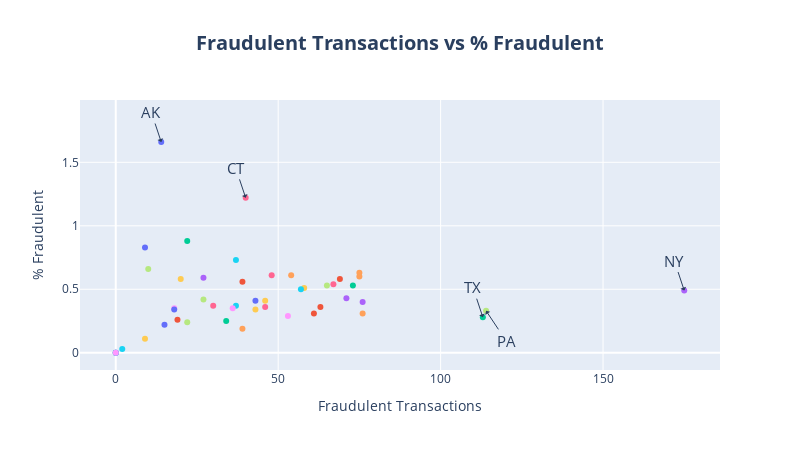

Notebook cell for this chart:
### Markdown cell above
Finally, a scatter plot was created, allowing us to see a combination of both maps' findings.

### Code cell
# Create a Scatterplot to show the comparison between the results of both maps
scatter = px.scatter(x= merge_fraud["fraud_trans"],
                  y= merge_fraud["percent"],
                  color= merge_fraud["state"],
                  labels={"x": "Fraudulent Transactions", "y" : "% Fraudulent", "color": "State"},
                  title= "<b>Fraudulent Transactions vs % Fraudulent",
                  width=800,
                  height=450          
)
scatter.update_layout(title_font_size=20,
                  title_x=0.5
                  )
marker_indices = [0, 6, 33,42]
for i in marker_indices:
    scatter.add_annotation(x=merge_fraud["fraud_trans"][i],
                           y=merge_fraud["percent"][i],
                           text=merge_fraud["state"][i],
                           showarrow= True,
                           arrowhead=1,
                           font=dict(size=15))
scatter.add_annotation(x=merge_fraud["fraud_trans"][37],
                           y=merge_fraud["percent"][37],
                           text=merge_fraud["state"][37],
                           showarrow= True,
                           arrowhead=1,
                           font=dict(size=15),
                           ay=30,
                           ax=20)
scatter.update_traces(showlegend=False)
scatter.show()

### Figure 1 — Plotly figure (JSON) as saved in the notebook; plotly's stock layout.template omitted (floating-point values rounded to 4 significant figures)
{"data": [{"hovertemplate": "State=AK<br>Fraudulent Transactions=%{x}<br>% Fraudulent=%{y}<extra></extra>", "legendgroup": "AK", "marker": {"color": "#636efa", "symbol": "circle"}, "mode": "markers", "name": "AK", "orientation": "v", "showlegend": false, "type": "scatter", "x": [14], "xaxis": "x", "y": [1.66], "yaxis": "y"}, {"hovertemplate": "State=AL<br>Fraudulent Transactions=%{x}<br>% Fraudulent=%{y}<extra></extra>", "legendgroup": "AL", "marker": {"color": "#EF553B", "symbol": "circle"}, "mode": "markers", "name": "AL", "orientation": "v", "showlegend": false, "type": "scatter", "x": [63], "xaxis": "x", "y": [0.36], "yaxis": "y"}, {"hovertemplate": "State=AR<br>Fraudulent Transactions=%{x}<br>% Fraudulent=%{y}<extra></extra>", "legendgroup": "AR", "marker": {"color": "#00cc96", "symbol": "circle"}, "mode": "markers", "name": "AR", "orientation": "v", "showlegend": false, "type": "scatter", "x": [34], "xaxis": "x", "y": [0.25], "yaxis": "y"}, {"hovertemplate": "State=AZ<br>Fraudulent Transactions=%{x}<br>% Fraudulent=%{y}<extra></extra>", "legendgroup": "AZ", "marker": {"color": "#ab63fa", "symbol": "circle"}, "mode": "markers", "name": "AZ", "orientation": "v", "showlegend": false, "type": "scatter", "x": [27], "xaxis": "x", "y": [0.59], "yaxis": "y"}, {"hovertemplate": "State=CA<br>Fraudulent Transactions=%{x}<br>% Fraudulent=%{y}<extra></extra>", "legendgroup": "CA", "marker": {"color": "#FFA15A", "symbol": "circle"}, "mode": "markers", "name": "CA", "orientation": "v", "showlegend": false, "type": "scatter", "x": [76], "xaxis": "x", "y": [0.31], "yaxis": "y"}, {"hovertemplate": "State=CO<br>Fraudulent Transactions=%{x}<br>% Fraudulent=%{y}<extra></extra>", "legendgroup": "CO", "marker": {"color": "#19d3f3", "symbol": "circle"}, "mode": "markers", "name": "CO", "orientation": "v", "showlegend": false, "type": "scatter", "x": [2], "xaxis": "x", "y": [0.03], "yaxis": "y"}, {"hovertemplate": "State=CT<br>Fraudulent Transactions=%{x}<br>% Fraudulent=%{y}<extra></extra>", "legendgroup": "CT", "marker": {"color": "#FF6692", "symbol": "circle"}, "mode": "markers", "name": "CT", "orientation": "v", "showlegend": false, "type": "scatter", "x": [40], "xaxis": "x", "y": [1.22], "yaxis": "y"}, {"hovertemplate": "State=DC<br>Fraudulent Transactions=%{x}<br>% Fraudulent=%{y}<extra></extra>", "legendgroup": "DC", "marker": {"color": "#B6E880", "symbol": "circle"}, "mode": "markers", "name": "DC", "orientation": "v", "showlegend": false, "type": "scatter", "x": [10], "xaxis": "x", "y": [0.66], "yaxis": "y"}, {"hovertemplate": "State=FL<br>Fraudulent Transactions=%{x}<br>% Fraudulent=%{y}<extra></extra>", "legendgroup": "FL", "marker": {"color": "#FF97FF", "symbol": "circle"}, "mode": "markers", "name": "FL", "orientation": "v", "showlegend": false, "type": "scatter", "x": [53], "xaxis": "x", "y": [0.29], "yaxis": "y"}, {"hovertemplate": "State=GA<br>Fraudulent Transactions=%{x}<br>% Fraudulent=%{y}<extra></extra>", "legendgroup": "GA", "marker": {"color": "#FECB52", "symbol": "circle"}, "mode": "markers", "name": "GA", "orientation": "v", "showlegend": false, "type": "scatter", "x": [58], "xaxis": "x", "y": [0.51], "yaxis": "y"}, {"hovertemplate": "State=HI<br>Fraudulent Transactions=%{x}<br>% Fraudulent=%{y}<extra></extra>", "legendgroup": "HI", "marker": {"color": "#636efa", "symbol": "circle"}, "mode": "markers", "name": "HI", "orientation": "v", "showlegend": false, "type": "scatter", "x": [9], "xaxis": "x", "y": [0.83], "yaxis": "y"}, {"hovertemplate": "State=IA<br>Fraudulent Transactions=%{x}<br>% Fraudulent=%{y}<extra></extra>", "legendgroup": "IA", "marker": {"color": "#EF553B", "symbol": "circle"}, "mode": "markers", "name": "IA", "orientation": "v", "showlegend": false, "type": "scatter", "x": [69], "xaxis": "x", "y": [0.58], "yaxis": "y"}, {"hovertemplate": "State=ID<br>Fraudulent Transactions=%{x}<br>% Fraudulent=%{y}<extra></extra>", "legendgroup": "ID", "marker": {"color": "#00cc96", "symbol": "circle"}, "mode": "markers", "name": "ID", "orientation": "v", "showlegend": false, "type": "scatter", "x": [22], "xaxis": "x", "y": [0.88], "yaxis": "y"}, {"hovertemplate": "State=IL<br>Fraudulent Transactions=%{x}<br>% Fraudulent=%{y}<extra></extra>", "legendgroup": "IL", "marker": {"color": "#ab63fa", "symbol": "circle"}, "mode": "markers", "name": "IL", "orientation": "v", "showlegend": false, "type": "scatter", "x": [76], "xaxis": "x", "y": [0.4], "yaxis": "y"}, {"hovertemplate": "State=IN<br>Fraudulent Transactions=%{x}<br>% Fraudulent=%{y}<extra></extra>", "legendgroup": "IN", "marker": {"color": "#FFA15A", "symbol": "circle"}, "mode": "markers", "name": "IN", "orientation": "v", "showlegend": false, "type": "scatter", "x": [75], "xaxis": "x", "y": [0.63], "yaxis": "y"}, {"hovertemplate": "State=KS<br>Fraudulent Transactions=%{x}<br>% Fraudulent=%{y}<extra></extra>", "legendgroup": "KS", "marker": {"color": "#19d3f3", "symbol": "circle"}, "mode": "markers", "name": "KS", "orientation": "v", "showlegend": false, "type": "scatter", "x": [37], "xaxis": "x", "y": [0.37], "yaxis": "y"}, {"hovertemplate": "State=KY<br>Fraudulent Transactions=%{x}<br>% Fraudulent=%{y}<extra></extra>", "legendgroup": "KY", "marker": {"color": "#FF6692", "symbol": "circle"}, "mode": "markers", "name": "KY", "orientation": "v", "showlegend": false, "type": "scatter", "x": [67], "xaxis": "x", "y": [0.54], "yaxis": "y"}, {"hovertemplate": "State=LA<br>Fraudulent Transactions=%{x}<br>% Fraudulent=%{y}<extra></extra>", "legendgroup": "LA", "marker": {"color": "#B6E880", "symbol": "circle"}, "mode": "markers", "name": "LA", "orientation": "v", "showlegend": false, "type": "scatter", "x": [22], "xaxis": "x", "y": [0.24], "yaxis": "y"}, {"hovertemplate": "State=MA<br>Fraudulent Transactions=%{x}<br>% Fraudulent=%{y}<extra></extra>", "legendgroup": "MA", "marker": {"color": "#FF97FF", "symbol": "circle"}, "mode": "markers", "name": "MA", "orientation": "v", "showlegend": false, "type": "scatter", "x": [18], "xaxis": "x", "y": [0.35], "yaxis": "y"}, {"hovertemplate": "State=MD<br>Fraudulent Transactions=%{x}<br>% Fraudulent=%{y}<extra></extra>", "legendgroup": "MD", "marker": {"color": "#FECB52", "symbol": "circle"}, "mode": "markers", "name": "MD", "orientation": "v", "showlegend": false, "type": "scatter", "x": [46], "xaxis": "x", "y": [0.41], "yaxis": "y"}, {"hovertemplate": "State=ME<br>Fraudulent Transactions=%{x}<br>% Fraudulent=%{y}<extra></extra>", "legendgroup": "ME", "marker": {"color": "#636efa", "symbol": "circle"}, "mode": "markers", "name": "ME", "orientation": "v", "showlegend": false, "type": "scatter", "x": [15], "xaxis": "x", "y": [0.22], "yaxis": "y"}, {"hovertemplate": "State=MI<br>Fraudulent Transactions=%{x}<br>% Fraudulent=%{y}<extra></extra>", "legendgroup": "MI", "marker": {"color": "#EF553B", "symbol": "circle"}, "mode": "markers", "name": "MI", "orientation": "v", "showlegend": false, "type": "scatter", "x": [61], "xaxis": "x", "y": [0.31], "yaxis": "y"}, {"hovertemplate": "State=MN<br>Fraudulent Transactions=%{x}<br>% Fraudulent=%{y}<extra></extra>", "legendgroup": "MN", "marker": {"color": "#00cc96", "symbol": "circle"}, "mode": "markers", "name": "MN", "orientation": "v", "showlegend": false, "type": "scatter", "x": [73], "xaxis": "x", "y": [0.53], "yaxis": "y"}, {"hovertemplate": "State=MO<br>Fraudulent Transactions=%{x}<br>% Fraudulent=%{y}<extra></extra>", "legendgroup": "MO", "marker": {"color": "#ab63fa", "symbol": "circle"}, "mode": "markers", "name": "MO", "orientation": "v", "showlegend": false, "type": "scatter", "x": [71], "xaxis": "x", "y": [0.43], "yaxis": "y"}, {"hovertemplate": "State=MS<br>Fraudulent Transactions=%{x}<br>% Fraudulent=%{y}<extra></extra>", "legendgroup": "MS", "marker": {"color": "#FFA15A", "symbol": "circle"}, "mode": "markers", "name": "MS", "orientation": "v", "showlegend": false, "type": "scatter", "x": [54], "xaxis": "x", "y": [0.61], "yaxis": "y"}, {"hovertemplate": "State=MT<br>Fraudulent Transactions=%{x}<br>% Fraudulent=%{y}<extra></extra>", "legendgroup": "MT", "marker": {"color": "#19d3f3", "symbol": "circle"}, "mode": "markers", "name": "MT", "orientation": "v", "showlegend": false, "type": "scatter", "x": [37], "xaxis": "x", "y": [0.73], "yaxis": "y"}, {"hovertemplate": "State=NC<br>Fraudulent Transactions=%{x}<br>% Fraudulent=%{y}<extra></extra>", "legendgroup": "NC", "marker": {"color": "#FF6692", "symbol": "circle"}, "mode": "markers", "name": "NC", "orientation": "v", "showlegend": false, "type": "scatter", "x": [46], "xaxis": "x", "y": [0.36], "yaxis": "y"}, {"hovertemplate": "State=ND<br>Fraudulent Transactions=%{x}<br>% Fraudulent=%{y}<extra></extra>", "legendgroup": "ND", "marker": {"color": "#B6E880", "symbol": "circle"}, "mode": "markers", "name": "ND", "orientation": "v", "showlegend": false, "type": "scatter", "x": [27], "xaxis": "x", "y": [0.42], "yaxis": "y"}, {"hovertemplate": "State=NE<br>Fraudulent Transactions=%{x}<br>% Fraudulent=%{y}<extra></extra>", "legendgroup": "NE", "marker": {"color": "#FF97FF", "symbol": "circle"}, "mode": "markers", "name": "NE", "orientation": "v", "showlegend": false, "type": "scatter", "x": [36], "xaxis": "x", "y": [0.35], "yaxis": "y"}, {"hovertemplate": "State=NH<br>Fraudulent Transactions=%{x}<br>% Fraudulent=%{y}<extra></extra>", "legendgroup": "NH", "marker": {"color": "#FECB52", "symbol": "circle"}, "mode": "markers", "name": "NH", "orientation": "v", "showlegend": false, "type": "scatter", "x": [20], "xaxis": "x", "y": [0.58], "yaxis": "y"}, {"hovertemplate": "State=NJ<br>Fraudulent Transactions=%{x}<br>% Fraudulent=%{y}<extra></extra>", "legendgroup": "NJ", "marker": {"color": "#636efa", "symbol": "circle"}, "mode": "markers", "name": "NJ", "orientation": "v", "showlegend": false, "type": "scatter", "x": [43], "xaxis": "x", "y": [0.41], "yaxis": "y"}, {"hovertemplate": "State=NM<br>Fraudulent Transactions=%{x}<br>% Fraudulent=%{y}<extra></extra>", "legendgroup": "NM", "marker": {"color": "#EF553B", "symbol": "circle"}, "mode": "markers", "name": "NM", "orientation": "v", "showlegend": false, "type": "scatter", "x": [39], "xaxis": "x", "y": [0.56], "yaxis": "y"}, {"hovertemplate": "State=NV<br>Fraudulent Transactions=%{x}<br>% Fraudulent=%{y}<extra></extra>", "legendgroup": "NV", "marker": {"color": "#00cc96", "symbol": "circle"}, "mode": "markers", "name": "NV", "orientation": "v", "showlegend": false, "type": "scatter", "x": [0], "xaxis": "x", "y": [0], "yaxis": "y"}, {"hovertemplate": "State=NY<br>Fraudulent Transactions=%{x}<br>% Fraudulent=%{y}<extra></extra>", "legendgroup": "NY", "marker": {"color": "#ab63fa", "symbol": "circle"}, "mode": "markers", "name": "NY", "orientation": "v", "showlegend": false, "type": "scatter", "x": [175], "xaxis": "x", "y": [0.49], "yaxis": "y"}, {"hovertemplate": "State=OH<br>Fraudulent Transactions=%{x}<br>% Fraudulent=%{y}<extra></extra>", "legendgroup": "OH", "marker": {"color": "#FFA15A", "symbol": "circle"}, "mode": "markers", "name": "OH", "orientation": "v", "showlegend": false, "type": "scatter", "x": [39], "xaxis": "x", "y": [0.19], "yaxis": "y"}, {"hovertemplate": "State=OK<br>Fraudulent Transactions=%{x}<br>% Fraudulent=%{y}<extra></extra>", "legendgroup": "OK", "marker": {"color": "#19d3f3", "symbol": "circle"}, "mode": "markers", "name": "OK", "orientation": "v", "showlegend": false, "type": "scatter", "x": [57], "xaxis": "x", "y": [0.5], "yaxis": "y"}, {"hovertemplate": "State=OR<br>Fraudulent Transactions=%{x}<br>% Fraudulent=%{y}<extra></extra>", "legendgroup": "OR", "marker": {"color": "#FF6692", "symbol": "circle"}, "mode": "markers", "name": "OR", "orientation": "v", "showlegend": false, "type": "scatter", "x": [48], "xaxis": "x", "y": [0.61], "yaxis": "y"}, {"hovertemplate": "State=PA<br>Fraudulent Transactions=%{x}<br>% Fraudulent=%{y}<extra></extra>", "legendgroup": "PA", "marker": {"color": "#B6E880", "symbol": "circle"}, "mode": "markers", "name": "PA", "orientation": "v", "showlegend": false, "type": "scatter", "x": [114], "xaxis": "x", "y": [0.33], "yaxis": "y"}, {"hovertemplate": "State=RI<br>Fraudulent Transactions=%{x}<br>% Fraudulent=%{y}<extra></extra>", "legendgroup": "RI", "marker": {"color": "#FF97FF", "symbol": "circle"}, "mode": "markers", "name": "RI", "orientation": "v", "showlegend": false, "type": "scatter", "x": [0], "xaxis": "x", "y": [0], "yaxis": "y"}, {"hovertemplate": "State=SC<br>Fraudulent Transactions=%{x}<br>% Fraudulent=%{y}<extra></extra>", "legendgroup": "SC", "marker": {"color": "#FECB52", "symbol": "circle"}, "mode": "markers", "name": "SC", "orientation": "v", "showlegend": false, "type": "scatter", "x": [43], "xaxis": "x", "y": [0.34], "yaxis": "y"}, {"hovertemplate": "State=SD<br>Fraudulent Transactions=%{x}<br>% Fraudulent=%{y}<extra></extra>", "legendgroup": "SD", "marker": {"color": "#636efa", "symbol": "circle"}, "mode": "markers", "name": "SD", "orientation": "v", "showlegend": false, "type": "scatter", "x": [18], "xaxis": "x", "y": [0.34], "yaxis": "y"}, {"hovertemplate": "State=TN<br>Fraudulent Transactions=%{x}<br>% Fraudulent=%{y}<extra></extra>", "legendgroup": "TN", "marker": {"color": "#EF553B", "symbol": "circle"}, "mode": "markers", "name": "TN", "orientation": "v", "showlegend": false, "type": "scatter", "x": [19], "xaxis": "x", "y": [0.26], "yaxis": "y"}, {"hovertemplate": "State=TX<br>Fraudulent Transactions=%{x}<br>% Fraudulent=%{y}<extra></extra>", "legendgroup": "TX", "marker": {"color": "#00cc96", "symbol": "circle"}, "mode": "markers", "name": "TX", "orientation": "v", "showlegend": false, "type": "scatter", "x": [113], "xaxis": "x", "y": [0.28], "yaxis": "y"}, {"hovertemplate": "State=UT<br>Fraudulent Transactions=%{x}<br>% Fraudulent=%{y}<extra></extra>", "legendgroup": "UT", "marker": {"color": "#ab63fa", "symbol": "circle"}, "mode": "markers", "name": "UT", "orientation": "v", "showlegend": false, "type": "scatter", "x": [0], "xaxis": "x", "y": [0], "yaxis": "y"}, {"hovertemplate": "State=VA<br>Fraudulent Transactions=%{x}<br>% Fraudulent=%{y}<extra></extra>", "legendgroup": "VA", "marker": {"color": "#FFA15A", "symbol": "circle"}, "mode": "markers", "name": "VA", "orientation": "v", "showlegend": false, "type": "scatter", "x": [75], "xaxis": "x", "y": [0.6], "yaxis": "y"}, {"hovertemplate": "State=VT<br>Fraudulent Transactions=%{x}<br>% Fraudulent=%{y}<extra></extra>", "legendgroup": "VT", "marker": {"color": "#19d3f3", "symbol": "circle"}, "mode": "markers", "name": "VT", "orientation": "v", "showlegend": false, "type": "scatter", "x": [0], "xaxis": "x", "y": [0], "yaxis": "y"}, {"hovertemplate": "State=WA<br>Fraudulent Transactions=%{x}<br>% Fraudulent=%{y}<extra></extra>", "legendgroup": "WA", "marker": {"color": "#FF6692", "symbol": "circle"}, "mode": "markers", "name": "WA", "orientation": "v", "showlegend": false, "type": "scatter", "x": [30], "xaxis": "x", "y": [0.37], "yaxis": "y"}, {"hovertemplate": "State=WI<br>Fraudulent Transactions=%{x}<br>% Fraudulent=%{y}<extra></extra>", "legendgroup": "WI", "marker": {"color": "#B6E880", "symbol": "circle"}, "mode": "markers", "name": "WI", "orientation": "v", "showlegend": false, "type": "scatter", "x": [65], "xaxis": "x", "y": [0.53], "yaxis": "y"}, {"hovertemplate": "State=WV<br>Fraudulent Transactions=%{x}<br>% Fraudulent=%{y}<extra></extra>", "legendgroup": "WV", "marker": {"color": "#FF97FF", "symbol": "circle"}, "mode": "markers", "name": "WV", "orientation": "v", "showlegend": false, "type": "scatter", "x": [0], "xaxis": "x", "y": [0], "yaxis": "y"}, {"hovertemplate": "State=WY<br>Fraudulent Transactions=%{x}<br>% Fraudulent=%{y}<extra></extra>", "legendgroup": "WY", "marker": {"color": "#FECB52", "symbol": "circle"}, "mode": "markers", "name": "WY", "orientation": "v", "showlegend": false, "type": "scatter", "x": [9], "xaxis": "x", "y": [0.11], "yaxis": "y"}], "layout": {"annotations": [{"arrowhead": 1, "font": {"size": 15}, "showarrow": true, "text": "AK", "x": 14, "y": 1.66}, {"arrowhead": 1, "font": {"size": 15}, "showarrow": true, "text": "CT", "x": 40, "y": 1.22}, {"arrowhead": 1, "font": {"size": 15}, "showarrow": true, "text": "NY", "x": 175, "y": 0.49}, {"arrowhead": 1, "font": {"size": 15}, "showarrow": true, "text": "TX", "x": 113, "y": 0.28}, {"arrowhead": 1, "ax": 20, "ay": 30, "font": {"size": 15}, "showarrow": true, "text": "PA", "x": 114, "y": 0.33}], "height": 450, "legend": {"title": {"text": "State"}, "tracegroupgap": 0}, "title": {"font": {"size": 20}, "text": "<b>Fraudulent Transactions vs % Fraudulent", "x": 0.5}, "width": 800, "xaxis": {"anchor": "y", "domain": [0, 1], "title": {"text": "Fraudulent Transactions"}}, "yaxis": {"anchor": "x", "domain": [0, 1], "title": {"text": "% Fraudulent"}}}}
